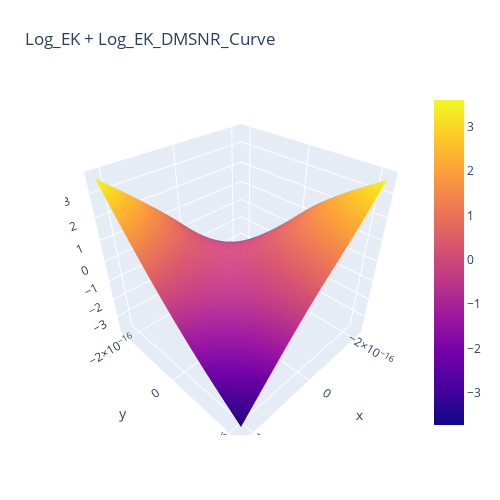

Notebook source saved alongside this figure:
### Code cell
plot3d(model, 10, interactions)

### Figure 1 — Plotly figure (JSON) as saved in the notebook; plotly's stock layout.template omitted (floating-point values rounded to 4 significant figures; data arrays with more than 128 entries replaced by an {"elided": "..."} marker saying what was removed)
{"data": [{"type": "surface", "x": {"elided": "100x100 float values"}, "y": {"elided": "100x100 float values"}, "z": {"elided": "100x100 float values"}}], "layout": {"autosize": false, "height": 500, "margin": {"b": 65, "l": 65, "r": 50, "t": 90}, "title": {"text": "Log_EK + Log_EK_DMSNR_Curve"}, "width": 500}}
